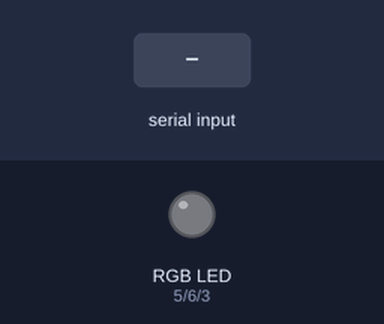
The sketch below on a simulated Arduino Uno, built with avr-gcc and run on an emulated ATmega328P. Parts: an RGB LED mixed from three pins (HIGH = lit). The inputs (shaded band) are chosen by the test bench.

Above: at 1.2 s.
1.3 s: "0" received over Serial
At 1.6 s:
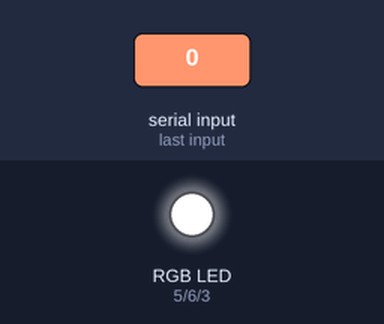
2.8 s: "1,90\n" received over Serial
At 3.9 s:
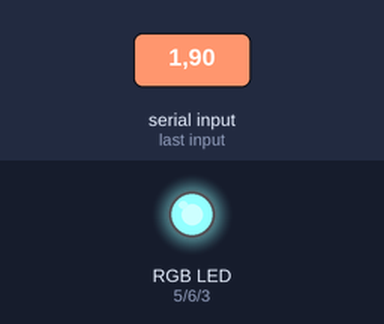
4.3 s: "90,45,200\n" received over Serial
At 5.0 s:
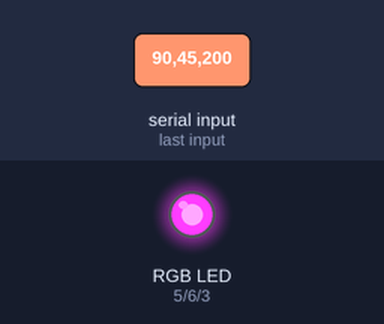
5.8 s: "30,150,10\n" received over Serial
At 6.2 s:
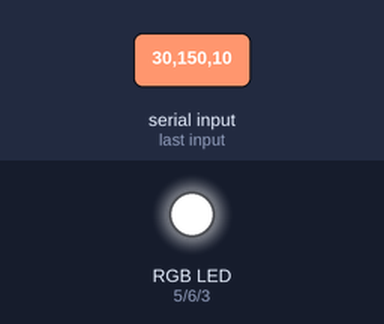
7.3 s: "5\n" received over Serial
At 8.5 s:
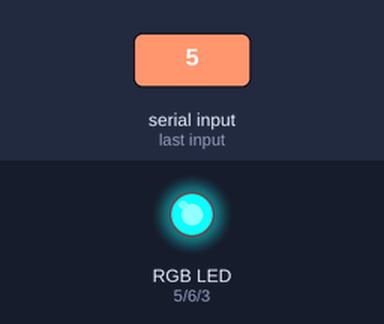
8.8 s: "1,90,45\n" received over Serial
At 9.7 s:
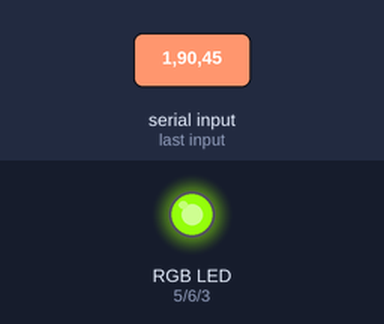
Timing chart, 0 to 11.3 s (numbered marks = the images above; inputs shaded):
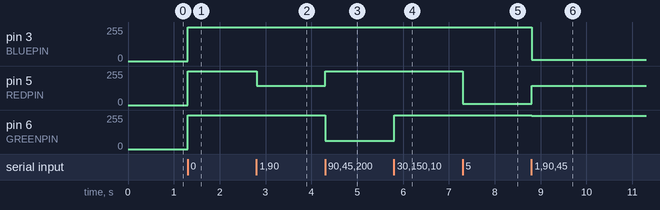

The sketch:

LED.ino
```cpp
#include <string.h>
#define REDPIN 5
#define GREENPIN 6
#define BLUEPIN 3
String x;
int Num;
int NUm;
int NUM;
void setup() {
  Serial.begin(115200);
  pinMode(REDPIN, OUTPUT);
  pinMode(GREENPIN, OUTPUT);
  pinMode(BLUEPIN, OUTPUT);
  Serial.setTimeout(3);
}
void setColor(int red, int green, int blue){
    analogWrite(REDPIN, 255-red);
    analogWrite(GREENPIN, 255-green);
    analogWrite(BLUEPIN, 255-blue);
}
int toenails(String numA, String numB, String numC){
  if (numA != "0" && numB != "0" && numC != "0"){
    Num = numA.toInt();
    NUm = numB.toInt();
    NUM = numC.toInt();
    return ((Num * 100) + (NUm * 10) + (NUM));
  } else if (numA == "0" && numB != "0" && numC != "0"){
    NUm = numB.toInt();
    NUM = numC.toInt();
    return ((NUm * 10) + (NUM));
  } else if (numA == "0" && numB == "0" && numC != "0"){
    NUM = numC.toInt();
    return NUM;
  }
}


void loop() {
String rA, rB, rC, gA, gB, gC, bA, bB, bC;
  int R, G, B;
  while (!Serial.available());
  x = Serial.readString();
  rA = x[0];
  rB = x[1];
  rC = x[2];
  R = toenails(rA, rB, rC);
  gA = x[3];
  gB = x[4];
  gC = x[5];
  G = toenails(gA, gB, gC);
  bA = x[6];
  bB = x[7];
  bC = x[8];
  B = toenails(bA, bB, bC);


setColor(R, G, B);
}
// Not outputting solid color and changing rn
```

Measured:
- after the input at 1.3 s, pin 3 (BLUEPIN), pin 5 (REDPIN), pin 6 (GREENPIN): 0/255 → 255/255 at once
- after the input at 2.8 s, pin 5 (REDPIN): 255/255 → 146/255 at once
- after the input at 4.3 s, pin 5 (REDPIN): 146/255 → 255/255 at once; pin 6 (GREENPIN): 255/255 → 61/255 at once
- after the input at 5.8 s, pin 6 (GREENPIN): 61/255 → 255/255 at once
- after the input at 7.3 s, pin 5 (REDPIN): 255/255 → 11/255 at once
- after the input at 8.8 s, pin 3 (BLUEPIN): 255/255 → 11/255 at once; pin 5 (REDPIN): 11/255 → 146/255 at once; pin 6 (GREENPIN): 255/255 → 251/255 at once
